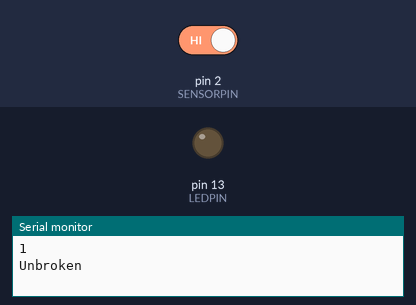
Simulated run of this sketch. Board: Arduino Uno, built with avr-gcc and run on an emulated ATmega328P. Parts: output pins drawn as LEDs (lit = HIGH), the last lines printed to the serial monitor. The test bench sets the inputs (shaded band); at power-on: pin 2 (SENSORPIN) HIGH.

Above: at 1.2 s.
1.3 s: pin 2 (SENSORPIN) driven LOW
At 2.0 s:
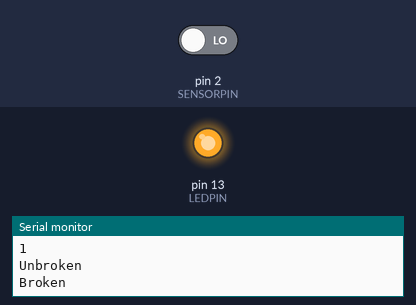
2.8 s: pin 2 (SENSORPIN) driven HIGH
At 3.1 s:
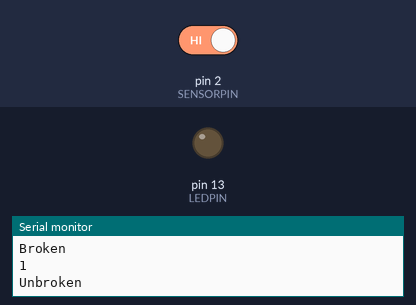
Timing chart, 0 to 5.8 s (numbered marks = the images above; inputs shaded):
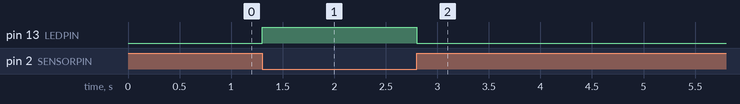

The sketch:

test_IR.ino
```cpp
/*
 * WSHS Sci Oly IR Code
 */

#define LEDPIN 13
  // Pin 13: Arduino has an LED connected on pin 13
  // Pin 11: Teensy 2.0 has the LED on pin 11
  // Pin  6: Teensy++ 2.0 has the LED on pin 6
  // Pin 13: Teensy 3.0 has the LED on pin 13

#define SENSORPIN 2

// variables will change:
int sensorState = 0, lastState=0;         // variable for reading the pushbutton status

// TO-DO ensure our action only happens one time

void setup() {
  // initialize the LED pin as an output:
  pinMode(LEDPIN, OUTPUT);
  // initialize the sensor pin as an input:
  pinMode(SENSORPIN, INPUT);
  digitalWrite(SENSORPIN, HIGH); // turn on the pullup

  Serial.begin(9600);
}

void loop(){
  // read the state of the pushbutton value:
  sensorState = digitalRead(SENSORPIN);

  // check if the sensor beam is broken
  // if it is, the sensorState is LOW:
  if (sensorState == LOW) {
    // turn LED on:
    digitalWrite(LEDPIN, HIGH);
  }
  else {
    // turn LED off:
    digitalWrite(LEDPIN, LOW);
  }

  if (sensorState && !lastState) {
    Serial.println(sensorState);
    // INSERT - This is where our code should go
    Serial.println("Unbroken");
  }
  if (!sensorState && lastState) {
    Serial.println("Broken");
  }
  /*
   * If it's unbroken, lastState will be 1 until you break it
   * Then immediately after you break, sensor state will be 0 (negated to 1) and lastState is 1
   * Which makes it broken
   * But after it's broken, lastState = 0, so it won't print again
   * Logic persists for vice versa (it'll be unbroken when sensor state becomes 1 bc
   * the lastState will be 0 (negated to 1) initially, then it'll be negated to false
   */
  lastState = sensorState;
}
```

Measured:
- after the input at 1.3 s, pin 13 (LEDPIN): LOW → HIGH at once
- after the input at 2.8 s, pin 13 (LEDPIN): HIGH → LOW at once
